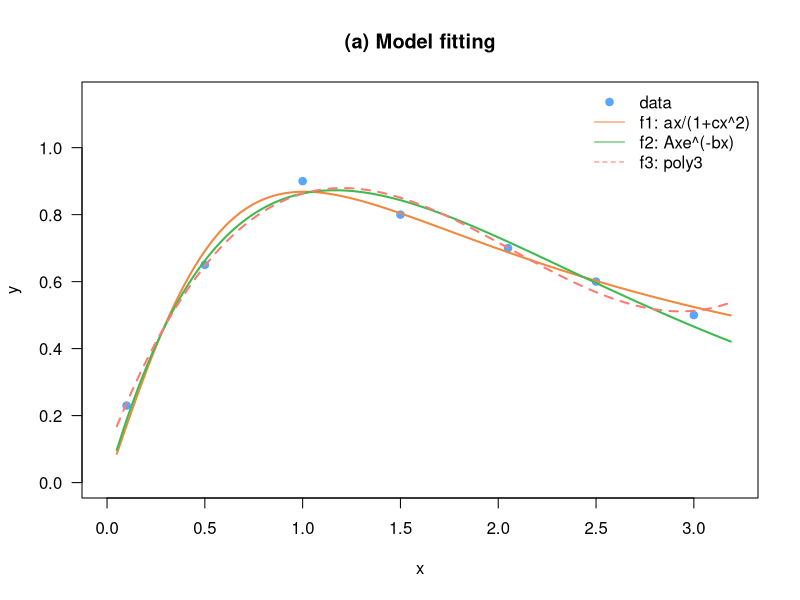
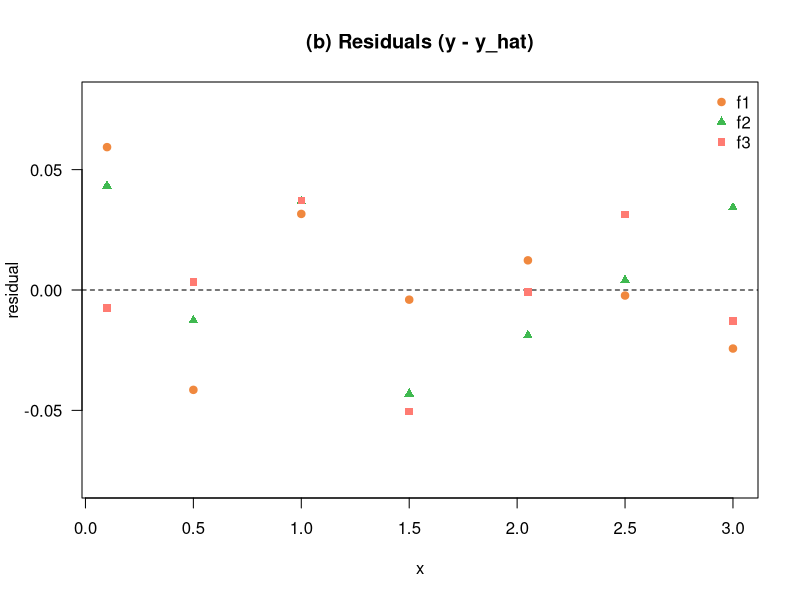
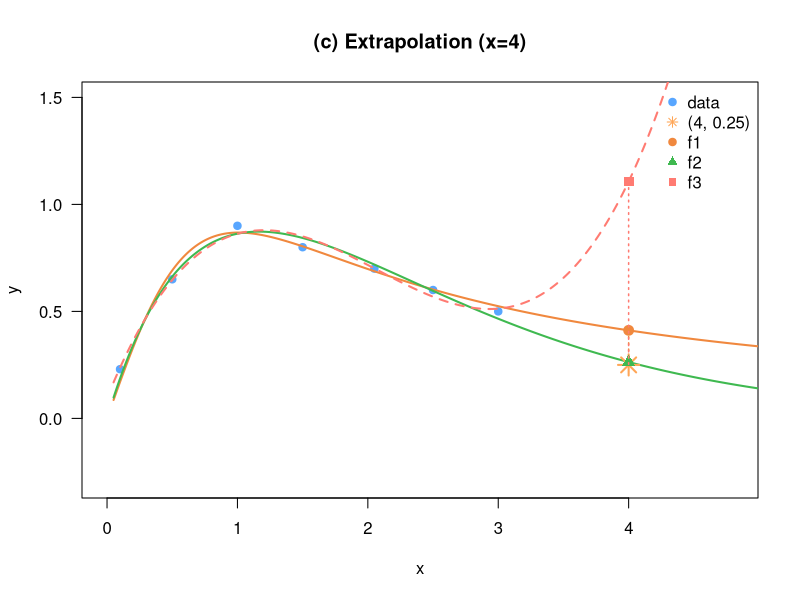

These figures' R source, in order:
x <- c(0.10, 0.50, 1.00, 1.50, 2.05, 2.50, 3.00)
y <- c(0.23, 0.65, 0.90, 0.80, 0.70, 0.60, 0.50)
df <- data.frame(x = x, y = y)

m1 <- nls(y ~ a * x / (1 + c * x^2),  data = df, start = list(a = 2, c = 1.2))
m2 <- nls(y ~ A * x * exp(-b * x),    data = df, start = list(A = 2.5, b = 1))
m3 <- lm(y ~ x + I(x^2) + I(x^3),    data = df)

print(summary(m1))
print(summary(m2))
print(summary(m3))

r1 <- y - fitted(m1)
r2 <- y - fitted(m2)
r3 <- y - fitted(m3)

ss_tot <- sum((y - mean(y))^2)
pR2 <- function(r) 1 - sum(r^2) / ss_tot

cat("\nModel     RSS        RMSE       MAE        AIC      BIC    pseudo-R2\n")
cat(strrep("-", 72), "\n")
for (nm in c("f1", "f2", "f3")) {
  m <- list(f1 = m1, f2 = m2, f3 = m3)[[nm]]
  r <- list(f1 = r1, f2 = r2, f3 = r3)[[nm]]
  cat(sprintf("%-8s  %8.5f   %8.5f   %8.5f   %7.3f  %7.3f   %.4f\n",
              nm, sum(r^2), sqrt(mean(r^2)), mean(abs(r)), AIC(m), BIC(m), pR2(r)))
}

p4 <- c(f1 = predict(m1, list(x = 4)),
        f2 = predict(m2, list(x = 4)),
        f3 = predict(m3, list(x = 4)))
cat("\nExtrapolation x=4 (true y=0.25):\n")
print(round(p4, 4))
cat("Absolute errors:\n")
print(round(abs(0.25 - p4), 4))

xs <- seq(0.05, 5, length = 400)
p1s <- predict(m1, list(x = xs))
p2s <- predict(m2, list(x = xs))
p3s <- predict(m3, list(x = xs))

COL <- c("#f0883e", "#3fb950", "#ff7b72")
COBS <- "#58a6ff"; CNEW <- "#ffa657"

plot(x, y, xlim = c(0, 3.2), ylim = c(0, 1.15), pch = 19, col = COBS,
     main = "(a) Model fitting", xlab = "x", ylab = "y", las = 1)
lines(xs[xs <= 3.2], p1s[xs <= 3.2], col = COL[1], lwd = 2)
lines(xs[xs <= 3.2], p2s[xs <= 3.2], col = COL[2], lwd = 2)
lines(xs[xs <= 3.2], p3s[xs <= 3.2], col = COL[3], lwd = 2, lty = 2)
legend("topright", legend = c("data", "f1: ax/(1+cx^2)", "f2: Axe^(-bx)", "f3: poly3"),
       col = c(COBS, COL), lty = c(NA, 1, 1, 2), pch = c(19, NA, NA, NA), bty = "n")

plot(x, r1, pch = 19, col = COL[1], ylim = c(-0.08, 0.08),
     main = "(b) Residuals (y - y_hat)", xlab = "x", ylab = "residual", las = 1)
abline(h = 0, lty = 2)
points(x, r2, pch = 17, col = COL[2])
points(x, r3, pch = 15, col = COL[3])
legend("topright", legend = c("f1", "f2", "f3"), col = COL, pch = c(19, 17, 15), bty = "n")

plot(x, y, xlim = c(0, 4.8), ylim = c(-0.3, 1.5), pch = 19, col = COBS,
     main = "(c) Extrapolation (x=4)", xlab = "x", ylab = "y", las = 1)
lines(xs, p1s, col = COL[1], lwd = 2)
lines(xs, p2s, col = COL[2], lwd = 2)
lines(xs, p3s, col = COL[3], lwd = 2, lty = 2)
points(4, 0.25, pch = 8, cex = 2, col = CNEW, lwd = 2)
for (i in 1:3) {
  points(4, p4[i], pch = c(19, 17, 15)[i], col = COL[i], cex = 1.3)
  segments(4, p4[i], 4, 0.25, col = COL[i], lty = 3, lwd = 1.5)
}
legend("topright", legend = c("data", "(4, 0.25)", "f1", "f2", "f3"),
       col = c(COBS, CNEW, COL), pch = c(19, 8, 19, 17, 15), bty = "n")
